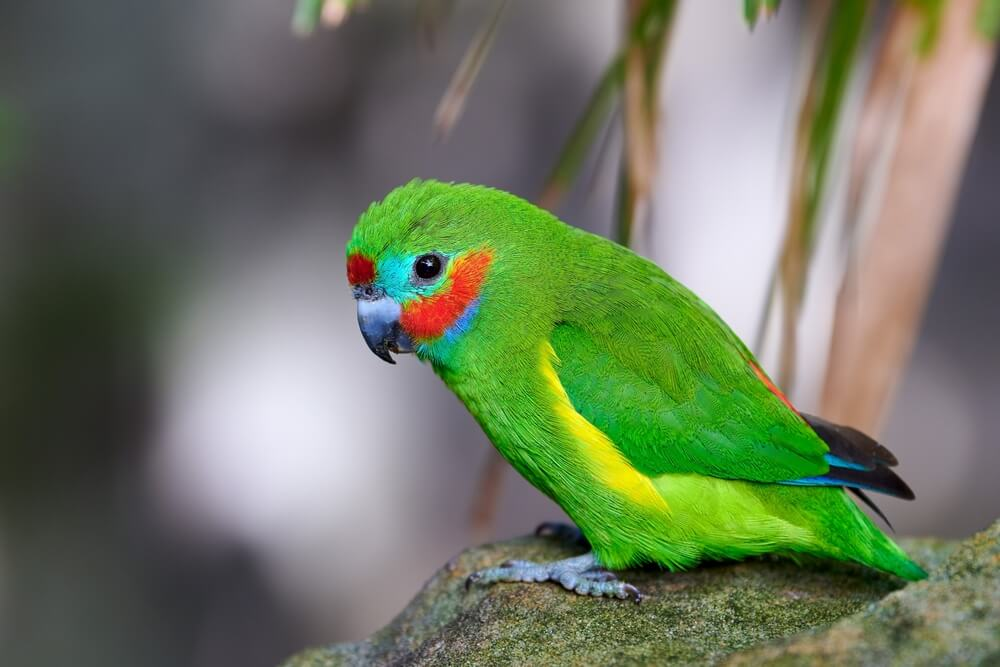
#> input picture Colorspaces/green_bird.jpg, 1000 x 667 px, found by its file name
$ python main.py
#> lines starting #> are read from the running program, lines starting #| are printed output that depends on the picture
import os
import cv2

img = cv2.imread(os.path.join('.','C:/Users/muham/Desktop/OpenCV/Colorspaces/green_bird.jpg'))
#> img is the input picture: shape (667, 1000, 3); mean B, G, R 97.6, 121.3, 110.9

img_rgb = cv2.cvtColor(img,cv2.COLOR_BGR2RGB)
img_gray = cv2.cvtColor(img,cv2.COLOR_BGR2GRAY)
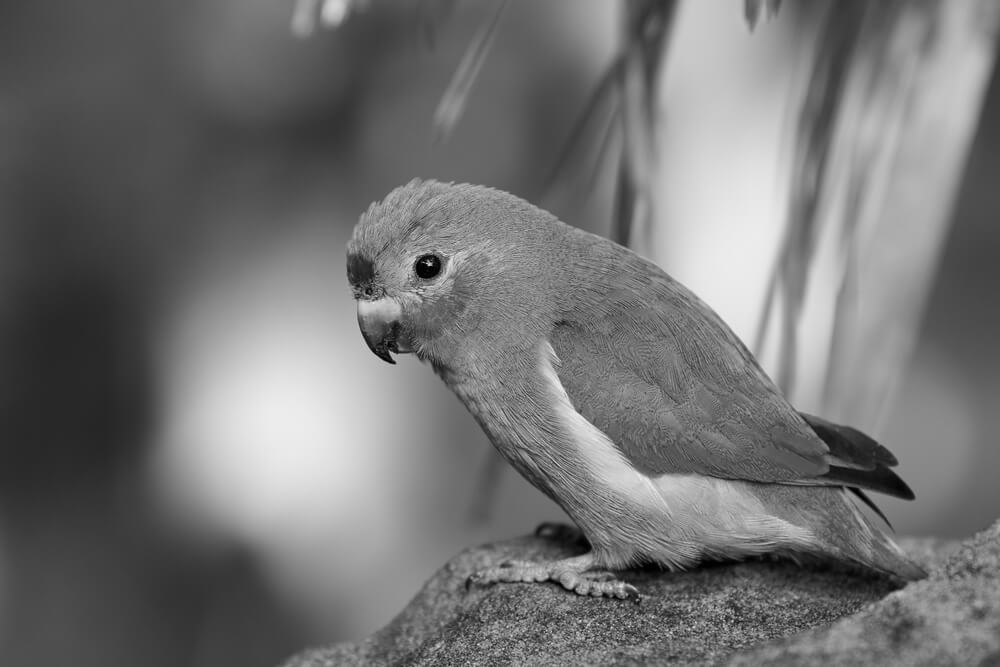
#> img_gray: shape (667, 1000); min 0, max 238, mean 115.5
img_hsv = cv2.cvtColor(img,cv2.COLOR_BGR2HSV)
#> img_hsv: shape (667, 1000, 3); mean H, S, V 82.1, 68.5, 129.4


cv2.imshow('img', img)
cv2.imshow('img_rgb', img_rgb)
cv2.imshow('img_gray', img_gray)
cv2.imshow('img_hsv', img_hsv)
cv2.waitKey(0)


$ run again, with Colorspaces/images.jpg copied over Colorspaces/green_bird.jpg
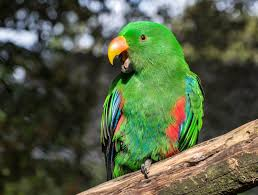
#> input picture Colorspaces/images.jpg, 258 x 195 px, found by its file name
#> img is the input picture: shape (195, 258, 3); mean B, G, R 67, 93.5, 83.7
#> `img_gray = cv2.cvtColor(img,cv2.COLOR_BGR2GRAY)`:
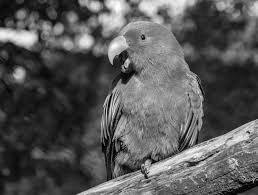
#> img_gray: shape (195, 258); min 0, max 254, mean 87.6
#> img_hsv: shape (195, 258, 3); mean H, S, V 45.5, 93.7, 100.9
